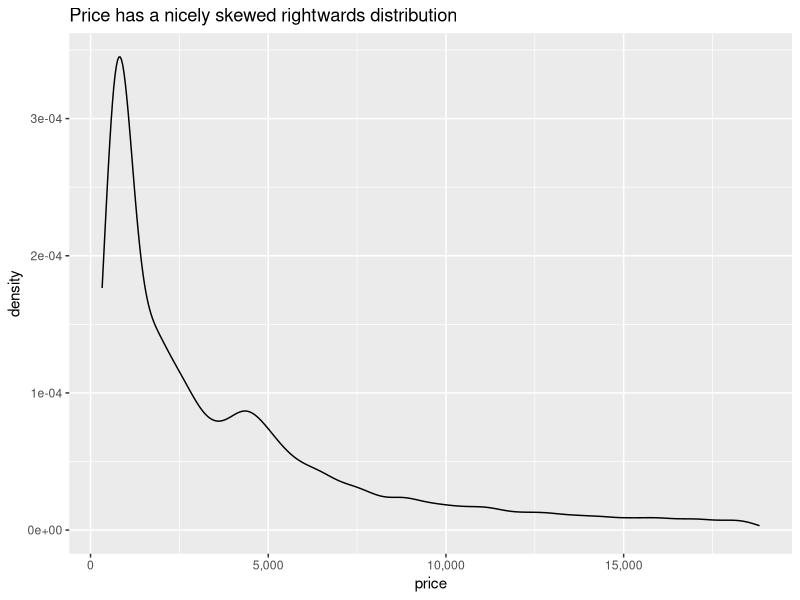

Here is the R script that generated this plot: (Note: this script raises an error after producing the figure.)
library(tidyverse)
library(patchwork)
library(scales)

p1 <- ggplot(diamonds, aes(x = price)) +
  geom_density() +
  labs(title = "Price has a nicely skewed rightwards distribution") +
  scale_x_continuous(label = comma)

p2 <- ggplot(samp, aes(y = price, x = carat, colour = color)) +
  geom_smooth(method = "lm") +
  geom_point() +
  labs(title = "A linear model of the untransformed has heteroskedasticity challenges")

p3 <- ggplot(samp, aes(y = price, x = carat, colour = color)) +
  geom_point() +
  scale_x_log10() +
  scale_y_log10()  +
  geom_smooth(method = "lm") +
  labs(title = "A linear model after log transforms is better from a model-building perspective",
       subtitle = "Standard assumptions justifiung ordinary least squares make more sense after transformation")


set.seed(123)
reps <- 1000
results <- tibble(
  log_trans = numeric(reps),
  untransformed = numeric(reps),
  naive = numeric(reps)
)

for(i in 1:reps){
  samp <- sample_n(diamonds, 1000)
  
  mod1 <- lm(log(price) ~ log(carat) + color, data = samp)
  preds1 <- predict(mod1, newdata = diamonds)
  
  mod2 <- lm(price ~ carat + color, data = samp)
  preds2 <- predict(mod2, newdata = diamonds)
  
  mod3 <- mean(samp$price)
  
  results[i, ] <- cbind(mean(exp(preds1)), mean(preds2), mod3)
}

true_value <- mean(diamonds$price)

p4 <- ggplot(results, aes(x = naive, y = untransformed)) +
  geom_point() +
  coord_equal() +
  annotate("point", x = true_value, y = true_value, size = 3, colour = "red") +
  annotate("label", x = true_value, y = true_value - 10, 
           label = "True value", hjust = 1, size = 3, colour = "red") +
  labs(x = "Based on simple average from sample",
       y = "Based on untransformed model",
       subtitle = "Simple average leads to higher variance than model-based estimate",
       title = "Comparison of different estimation methods from a simple random sample")

p5 <- ggplot(results, aes(x = log_trans, y = untransformed)) +
  geom_point() +
  coord_equal() +
  annotate("point", x = true_value, y = true_value, size = 3, colour = "red") +
  annotate("text", x = true_value, y = true_value - 10, 
           label = "True value", hjust = 1, size = 3, colour = "red") +
  labs(x = "Based on log-log model",
       y = "Based on untransformed model",
       subtitle = "Log-log model leads to underestimates")


p6 <- results %>%
  gather(variable, value) %>%
  mutate(variable = case_when(
    variable == "log_trans" ~ "Model with log transformation",
    variable == "naive" ~ "Simple average of sample",
    variable == "untransformed" ~ "Model with no transformation"
  )) %>%
  ggplot(aes(x = value, colour = variable, fill = variable)) +
  geom_density(alpha = 0.8) +
  geom_vline(xintercept = true_value, colour = "red") +
  annotate("text", x = true_value, y = 0.0005, 
           label = "True value", hjust = 1, vjust = 0, size = 3, colour = "red") +
  scale_color_brewer(palette = "Set2") +
  scale_fill_brewer(palette = "Set2") +
  labs(
    title = "Comparison of different estimation methods from a simple random sample",
    x = "Estimated value",
    colour = "",
    fill = "",
    subtitle = "log-log model is biased low; simple average has higher variance; model with no transformation is best.")

p1
p2
p3
p4 + p5
p6
